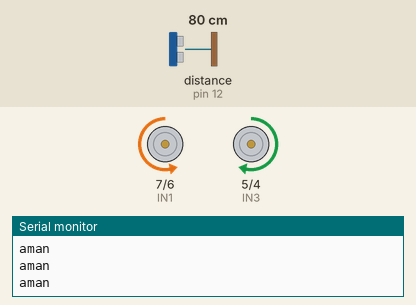
This sketch was run on a simulated Arduino Uno, built with avr-gcc and run on an emulated ATmega328P. On the bench: motor-driver pin pairs drawn as motors (green arrow = first pin HIGH = forward, orange = second pin HIGH = backward, longer = more drive, scaled by the enable pin), the last lines printed to the serial monitor. Wiring (inferred from the names in the program): ultrasonic range finder: trigger pin 13; echo pin 12. The test bench sets the inputs (shaded band); at power-on: distance to the obstacle (sensor on pin 12) 80 cm. The echo pulse lasts 58.3 µs per cm.

Above: at 1.3 s.
1.4 s: distance to the obstacle (sensor on pin 12) set to 12 cm
3.2 s: distance to the obstacle (sensor on pin 12) set to 9 cm
At 4.4 s:
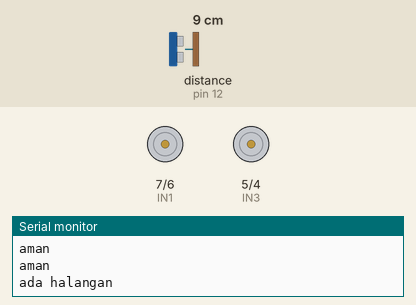
6.2 s: distance to the obstacle (sensor on pin 12) set to 18 cm
At 6.9 s:
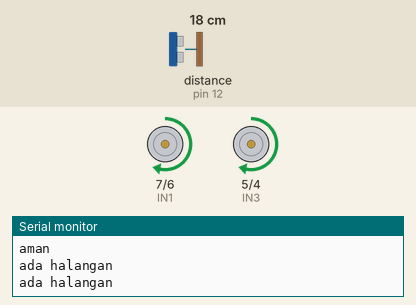
9.2 s: distance to the obstacle (sensor on pin 12) set to 2 cm
At 11.4 s:
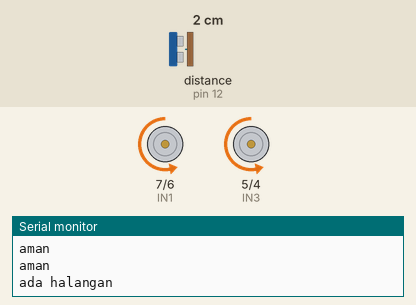
Timing chart, 0 to 13.2 s (numbered marks = the images above; inputs shaded):
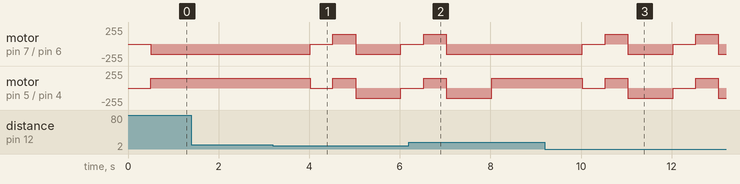

The sketch:

avoider.ino
```cpp
const int IN1 = 7;
const int IN2 = 6;
const int IN3 = 5;
const int IN4 = 4;

const int ENA = 11;
const int ENB = 10;

const int TRIG = 13;
const int ECHO = 12;

int durasi, jarak;

void setup(){
  pinMode(IN1, OUTPUT);
  pinMode(IN2, OUTPUT);
  pinMode(IN3, OUTPUT);
  pinMode(IN4, OUTPUT);

  pinMode(ENA, OUTPUT);
  pinMode(ENB, OUTPUT);

  pinMode(TRIG, OUTPUT);
  pinMode(ECHO, INPUT);
}

void loop(){
  analogWrite(ENA, 150);
  analogWrite(ENB, 150);
  Serial.begin(9600);
  digitalWrite(TRIG, HIGH);
  delayMicroseconds(10);
  digitalWrite(TRIG, LOW);

  durasi = pulseIn(ECHO, HIGH);
  jarak = ((durasi*0.034)/2);

  if(jarak <= 9){
    Serial.println("ada halangan");
    delay(500);

 digitalWrite(IN1, LOW);
    digitalWrite(IN2, LOW);
    digitalWrite(IN3, LOW);
    digitalWrite(IN4, LOW);
    analogWrite(ENA, LOW);
  analogWrite(ENB, LOW);
    delay(500);

 digitalWrite(IN1, HIGH);
    digitalWrite(IN2, LOW);
    digitalWrite(IN3, HIGH);
    digitalWrite(IN4, LOW);
    analogWrite(ENA, 100);
  analogWrite(ENB, 100);
    delay(500);


    digitalWrite(IN1, LOW);
    digitalWrite(IN2, HIGH);
    digitalWrite(IN3, LOW);
    digitalWrite(IN4, HIGH);
    analogWrite(ENA, 100);
  analogWrite(ENB, 100);
    delay(500);
  }
  else if(jarak >= 10){
    Serial.println("aman");
    delay(500);
    digitalWrite(IN1, LOW);
    digitalWrite(IN2, HIGH);
    digitalWrite(IN3, HIGH);
    digitalWrite(IN4, LOW);
      analogWrite(ENA, 150);
  analogWrite(ENB, 150);

  }
}
```

Measured:
- the behaviour switches between 11 and 10 cm on distance to the obstacle (sensor on pin 12) (found by bisection; images 0 and 1)
- after the input at 3.2 s, motor on pin 7 (IN1) / pin 6 (IN2): backward 150/255 → stopped after 0.82 s, → forward 150/255 0.50 s later, → backward 150/255 0.50 s later, → stopped 1.0 s later; motor on pin 5 (IN3) / pin 4 (IN4): forward 150/255 → stopped after 0.82 s, → forward 150/255 0.50 s later, → backward 150/255 0.50 s later, → stopped 1.0 s later
- after the input at 6.2 s, motor on pin 7 (IN1) / pin 6 (IN2): goes on until 7.0 s, then stays backward 150/255
